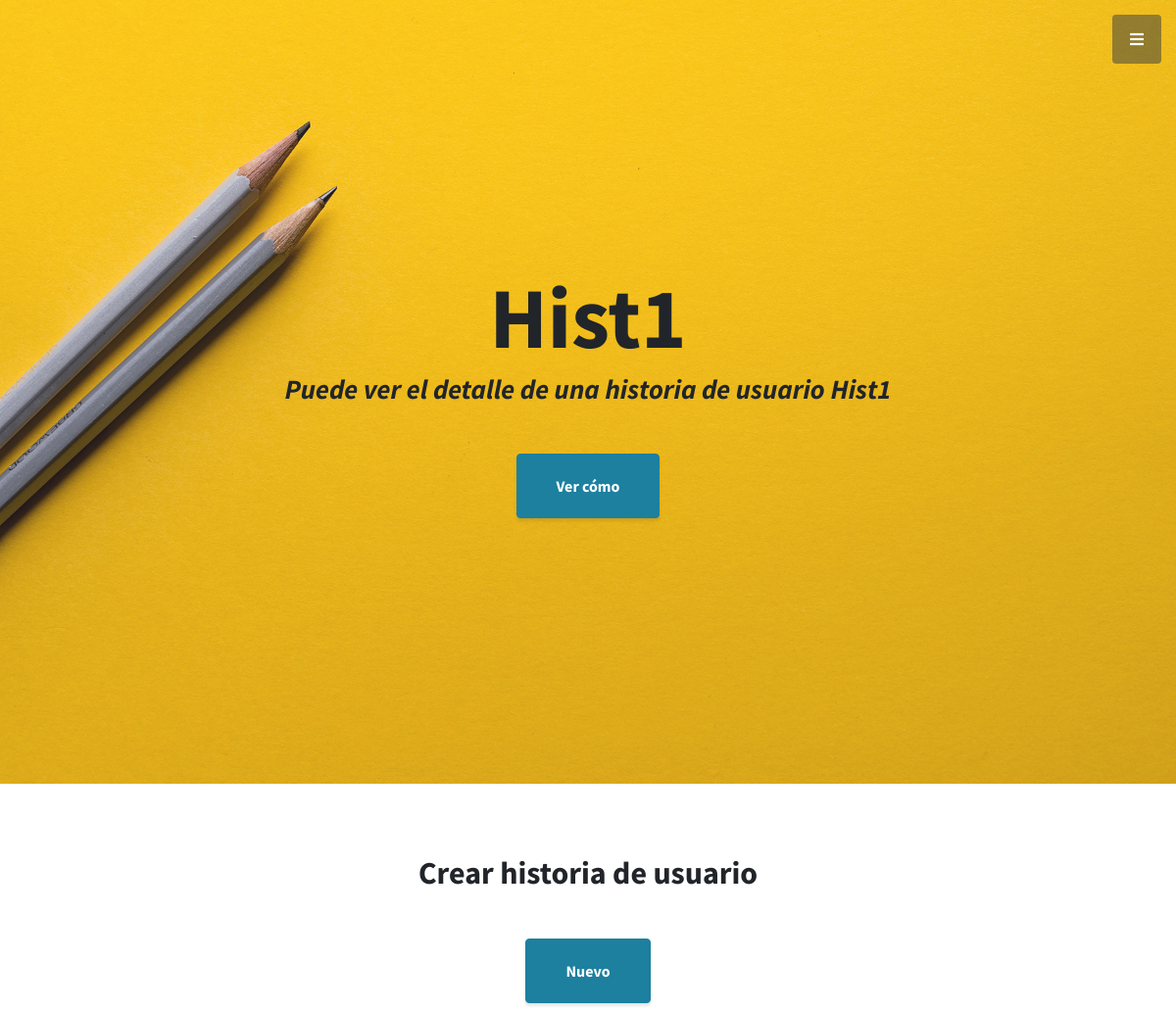
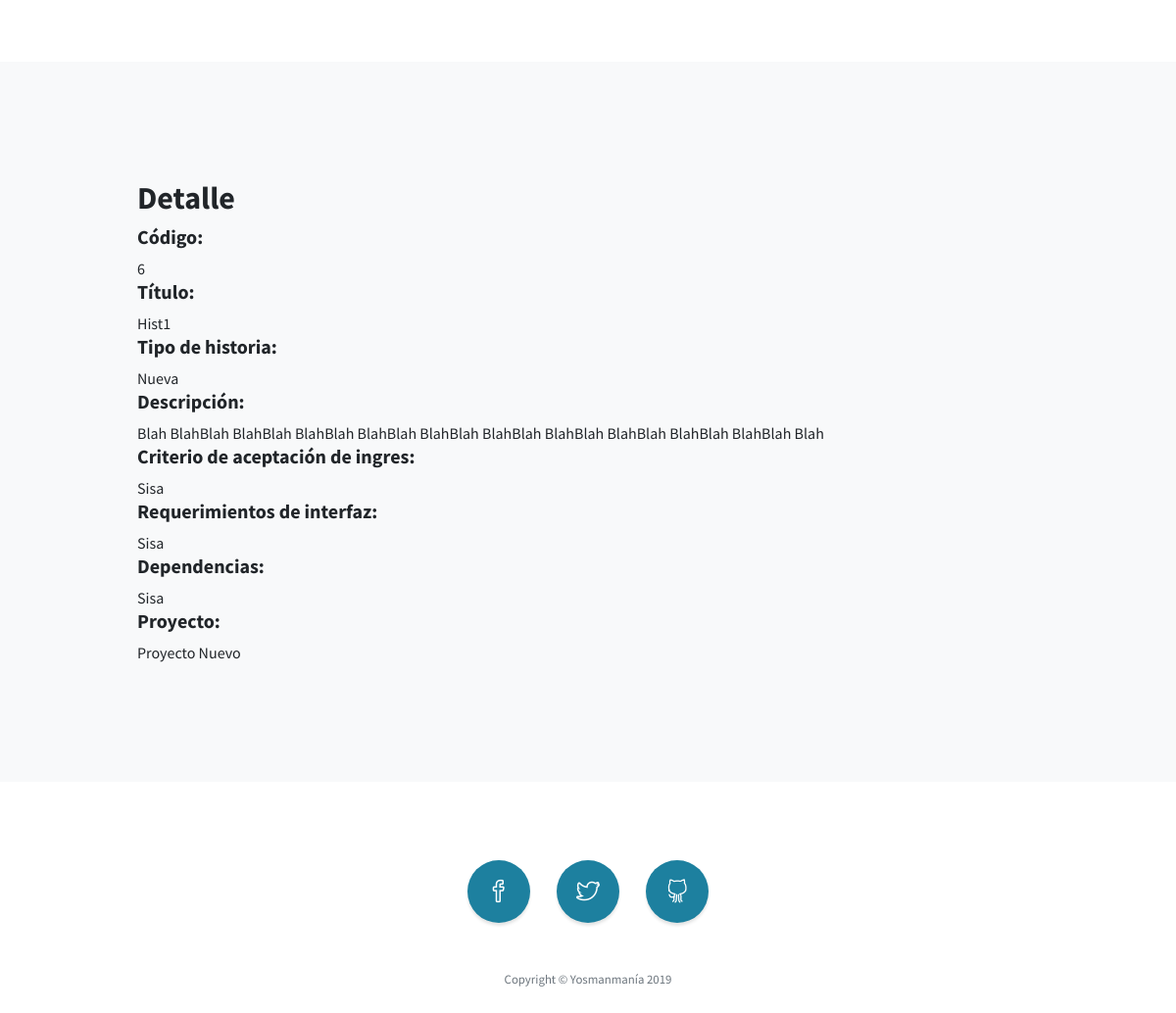
Screenshot of /app/user_history/6/ with the database file from the repository (2 pictures, top to bottom).
### app/models.py (models this page shows, shortened)
class UserHistory(models.Model):
    title = models.CharField(
        max_length=200,
        verbose_name='Título',
    )
    history_type = models.TextField(
        verbose_name='Tipo de historia',
    )
    description = models.TextField(
        verbose_name='descripción',
    )
    criteria_of_acceptance = models.TextField(
        verbose_name='criterio de aceptación',
    )
    interface_requirements = models.TextField(
        verbose_name='requerimientos de interfaz',
    )
    dependencies = models.TextField(
        verbose_name='dependencias',
    )
    project = models.ForeignKey(
        Project,
        on_delete=models.CASCADE,
        verbose_name='Proyecto',
        help_text='Proyecto al que pertenece la historia de usuario'
    )
    class Meta:
        verbose_name = 'Historia de usuario'
        verbose_name_plural = 'Historia de usuarios'

class Project(models.Model):
    team = models.ForeignKey(
        Team,
        verbose_name='Equipo',
        on_delete=models.CASCADE,
        help_text='Equipo al que pertenece el proyecto'
    )
    name = models.CharField(
        max_length=200,
        verbose_name='nombre',
    )
    manager_name = models.CharField(
        max_length=200,
        verbose_name='nombre del gerente',
        default='test'
    )
    manager_code = models.CharField(
        max_length=200,
        verbose_name='código del gerente',
        default='test'
    )
    planning_start_date = models.DateField(
        verbose_name='Fecha planeada de inicio',
        auto_now=False
    )
    planning_end_date = models.DateField(
        verbose_name='Fecha planeada de finalización',
        auto_now=False
    )
    real_start_date = models.DateField(
        verbose_name='Fecha real de inicio',
        auto_now=False
    )
    real_end_date = models.DateField(
        verbose_name='Fecha real de finalización',
        auto_now=False
    )
    full_duration = models.IntegerField(
        verbose_name='Duración',
        default=0
    )
    def __str__(self):
        return self.name
    class Meta:
        verbose_name = 'Proyecto'
        verbose_name_plural = 'Proyectos'

### app/views.py (the view)
class UserHistoryDetailView(DetailView):
    object = models.UserHistory
    def get_object(self, queryset=None):
        return get_object_or_404(models.UserHistory, id=self.kwargs['pk'])

### app/templates/user_history_detail.html (shortened to what this page needs)
<!DOCTYPE html>
<html lang="en">
<head>
  <link href="/static/vendor/bootstrap/css/bootstrap.min.css" rel="stylesheet">
  <link href="/static/vendor/fontawesome-free/css/all.min.css" rel="stylesheet" type="text/css">
  <link href="/static/vendor/simple-line-icons/css/simple-line-icons.css" rel="stylesheet">
  <link href="/static/css/stylish-portfolio.min.css" rel="stylesheet">
</head>
{% block foo %}
   {% include "menu.html" %}
{% endblock %}
<body id="page-top">
<header class="masthead d-flex">
    <div class="container text-center my-auto">
      <h1 class="mb-1">{{ object.title }}</h1>
      <h3 class="mb-5">
        <em>Puede ver el detalle de una historia de usuario {{ object.title }}</em>
      </h3>
      <a class="btn btn-primary btn-xl js-scroll-trigger" href="#about">Ver cómo</a>
    </div>
</header>
  <section >
    <br>
    <br>
    <br>
    <div class="container text-center">
      <h2 class="mx-auto mb-5">Crear historia de usuario</h2>
      <a class="btn btn-primary btn-xl" href="/app/user_history_create/">Nuevo</a>
    </div>
    <br>
    <br>
    <br>
  </section>
  <section class="content-section bg-light" id="about">
    <div class="container">
      <div class="row">
        <div class="col-lg-10 mx-auto">
          <h2>Detalle</h2>
            <h5>Código: </h5> {{ object.id }}
            <h5>Título: </h5> {{ object.title }}
            <h5>Tipo de historia: </h5> {{ object.history_type }}
            <h5>Descripción: </h5> {{ object.description }}
            <h5>Criterio de aceptación de ingres: </h5> {{ object.criteria_of_acceptance }}
            <h5>Requerimientos de interfaz: </h5> {{ object.interface_requirements }}
            <h5>Dependencias: </h5> {{ object.dependencies }}
            <h5>Proyecto: </h5> {{ object.project }}
        </div>
      </div>
    </div>
  </section>
  <footer class="footer text-center">
    <div class="container">
      <ul class="list-inline mb-5">
        <li class="list-inline-item">
          <a class="social-link rounded-circle text-white mr-3" href="#">
            <i class="icon-social-facebook"></i>
          </a>
        </li>
        <li class="list-inline-item">
          <a class="social-link rounded-circle text-white mr-3" href="#">
            <i class="icon-social-twitter"></i>
          </a>
        </li>
        <li class="list-inline-item">
          <a class="social-link rounded-circle text-white" href="#">
            <i class="icon-social-github"></i>
          </a>
        </li>
      </ul>
      <p class="text-muted small mb-0">Copyright &copy; Yosmanmanía 2019</p>
    </div>
  </footer>
</body>
</html>

### rows the page displays
UserHistory: title "Hist1", id "6", history_type "Nueva", description "Blah BlahBlah BlahBlah BlahBlah BlahBlah BlahBlah BlahBlah BlahBlah BlahBlah BlahBlah BlahBlah Blah", criteria_of_acceptance "Sisa", interface_requirements "Sisa", dependencies "Sisa", project "Proyecto Nuevo"
